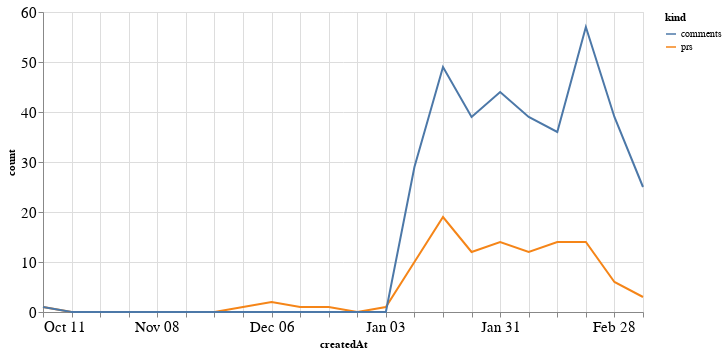

Notebook cell for this chart:
### Code cell
alt.Chart(total_time, width=600).mark_line().encode(
    x='createdAt',
    y='count',
    color='kind'
)

### Figure 1 — Vega-Lite specification as saved in the notebook (floating-point values rounded to 4 significant figures)
{"config": {"axisLeft": {"labelFontSize": 15}, "axisBottom": {"labelFontSize": 15}}, "data": {"name": "data-449437fb1edd0a39b30159c9c948ff20"}, "mark": "line", "encoding": {"color": {"type": "nominal", "field": "kind"}, "x": {"type": "temporal", "field": "createdAt"}, "y": {"type": "quantitative", "field": "count"}}, "width": 600, "$schema": "https://vega.github.io/schema/vega-lite/v4.8.1.json", "datasets": {"data-449437fb1edd0a39b30159c9c948ff20": [{"createdAt": "2020-10-11T00:00:00", "kind": "prs", "count": 1}, {"createdAt": "2020-10-18T00:00:00", "kind": "prs", "count": 0}, {"createdAt": "2020-10-25T00:00:00", "kind": "prs", "count": 0}, {"createdAt": "2020-11-01T00:00:00", "kind": "prs", "count": 0}, {"createdAt": "2020-11-08T00:00:00", "kind": "prs", "count": 0}, {"createdAt": "2020-11-15T00:00:00", "kind": "prs", "count": 0}, {"createdAt": "2020-11-22T00:00:00", "kind": "prs", "count": 0}, {"createdAt": "2020-11-29T00:00:00", "kind": "prs", "count": 1}, {"createdAt": "2020-12-06T00:00:00", "kind": "prs", "count": 2}, {"createdAt": "2020-12-13T00:00:00", "kind": "prs", "count": 1}, {"createdAt": "2020-12-20T00:00:00", "kind": "prs", "count": 1}, {"createdAt": "2020-12-27T00:00:00", "kind": "prs", "count": 0}, {"createdAt": "2021-01-03T00:00:00", "kind": "prs", "count": 1}, {"createdAt": "2021-01-10T00:00:00", "kind": "prs", "count": 10}, {"createdAt": "2021-01-17T00:00:00", "kind": "prs", "count": 19}, {"createdAt": "2021-01-24T00:00:00", "kind": "prs", "count": 12}, {"createdAt": "2021-01-31T00:00:00", "kind": "prs", "count": 14}, {"createdAt": "2021-02-07T00:00:00", "kind": "prs", "count": 12}, {"createdAt": "2021-02-14T00:00:00", "kind": "prs", "count": 14}, {"createdAt": "2021-02-21T00:00:00", "kind": "prs", "count": 14}, {"createdAt": "2021-02-28T00:00:00", "kind": "prs", "count": 6}, {"createdAt": "2021-03-07T00:00:00", "kind": "prs", "count": 3}, {"createdAt": "2020-10-11T00:00:00", "kind": "comments", "count": 1}, {"createdAt": "2020-10-18T00:00:00", "kind": "comments", "count": 0}, {"createdAt": "2020-10-25T00:00:00", "kind": "comments", "count": 0}, {"createdAt": "2020-11-01T00:00:00", "kind": "comments", "count": 0}, {"createdAt": "2020-11-08T00:00:00", "kind": "comments", "count": 0}, {"createdAt": "2020-11-15T00:00:00", "kind": "comments", "count": 0}, {"createdAt": "2020-11-22T00:00:00", "kind": "comments", "count": 0}, {"createdAt": "2020-11-29T00:00:00", "kind": "comments", "count": 0}, {"createdAt": "2020-12-06T00:00:00", "kind": "comments", "count": 0}, {"createdAt": "2020-12-13T00:00:00", "kind": "comments", "count": 0}, {"createdAt": "2020-12-20T00:00:00", "kind": "comments", "count": 0}, {"createdAt": "2020-12-27T00:00:00", "kind": "comments", "count": 0}, {"createdAt": "2021-01-03T00:00:00", "kind": "comments", "count": 0}, {"createdAt": "2021-01-10T00:00:00", "kind": "comments", "count": 29}, {"createdAt": "2021-01-17T00:00:00", "kind": "comments", "count": 49}, {"createdAt": "2021-01-24T00:00:00", "kind": "comments", "count": 39}, {"createdAt": "2021-01-31T00:00:00", "kind": "comments", "count": 44}, {"createdAt": "2021-02-07T00:00:00", "kind": "comments", "count": 39}, {"createdAt": "2021-02-14T00:00:00", "kind": "comments", "count": 36}, {"createdAt": "2021-02-21T00:00:00", "kind": "comments", "count": 57}, {"createdAt": "2021-02-28T00:00:00", "kind": "comments", "count": 39}, {"createdAt": "2021-03-07T00:00:00", "kind": "comments", "count": 25}]}}
